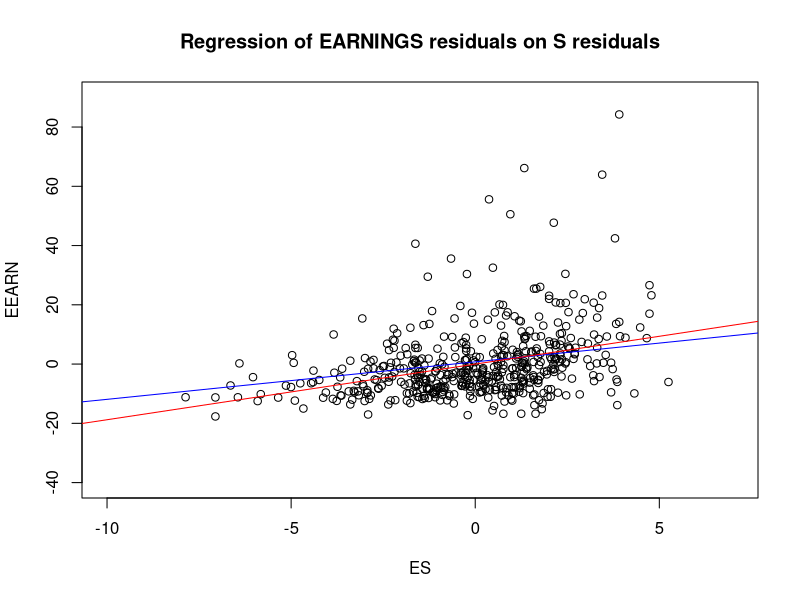
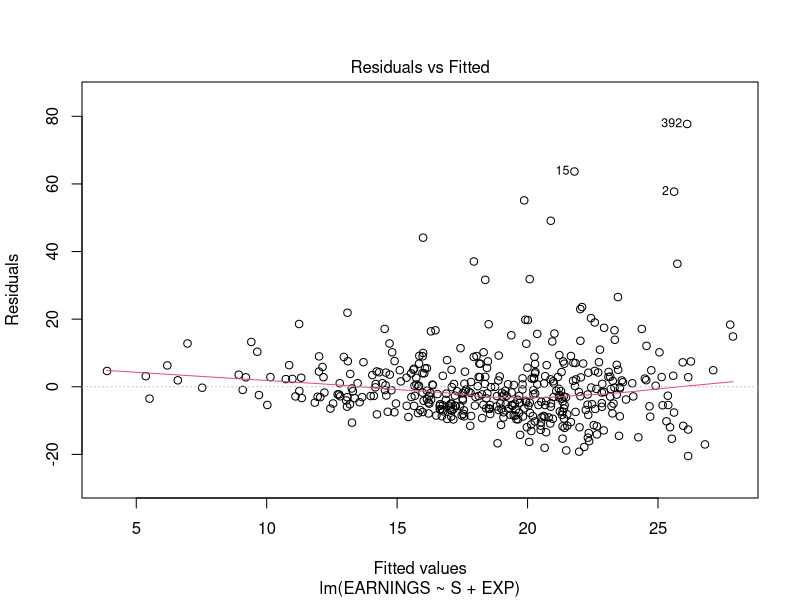
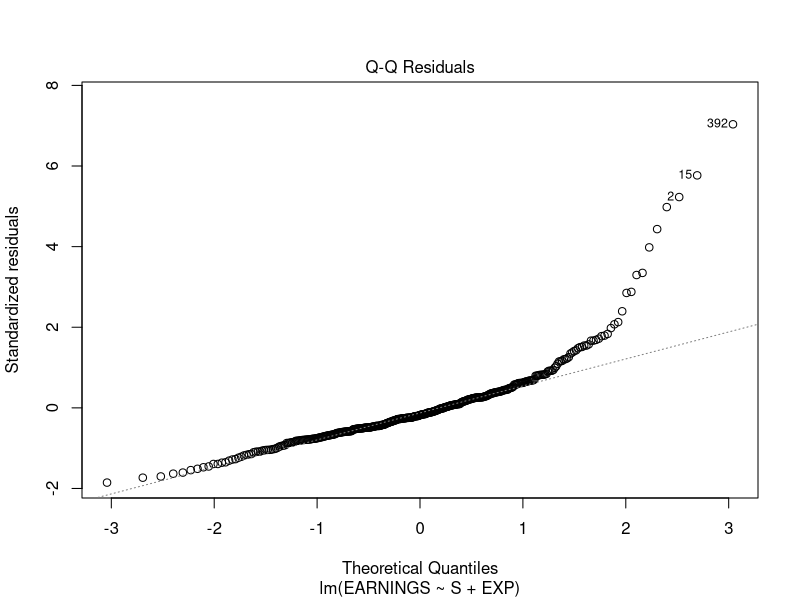
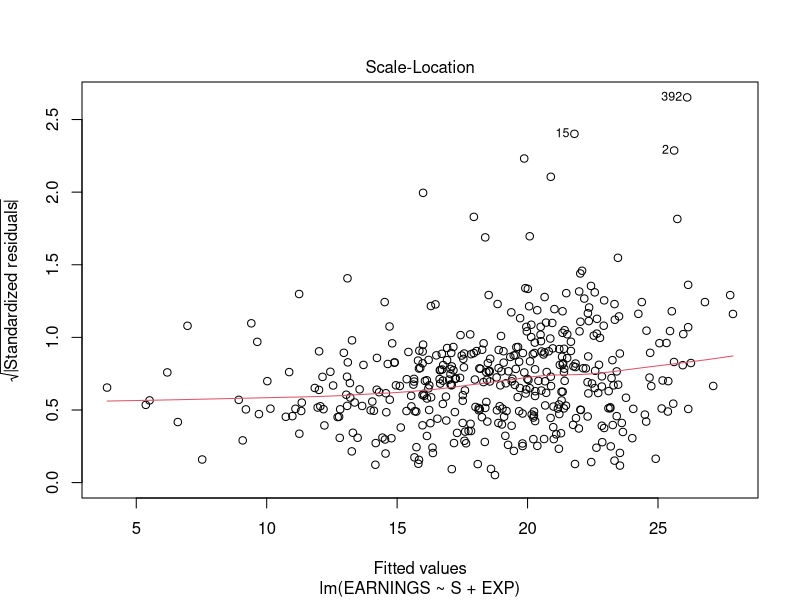
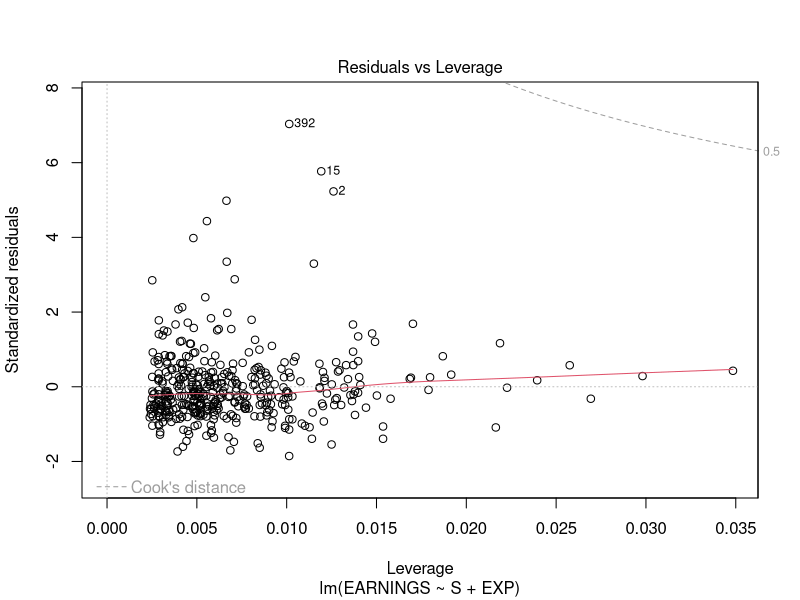
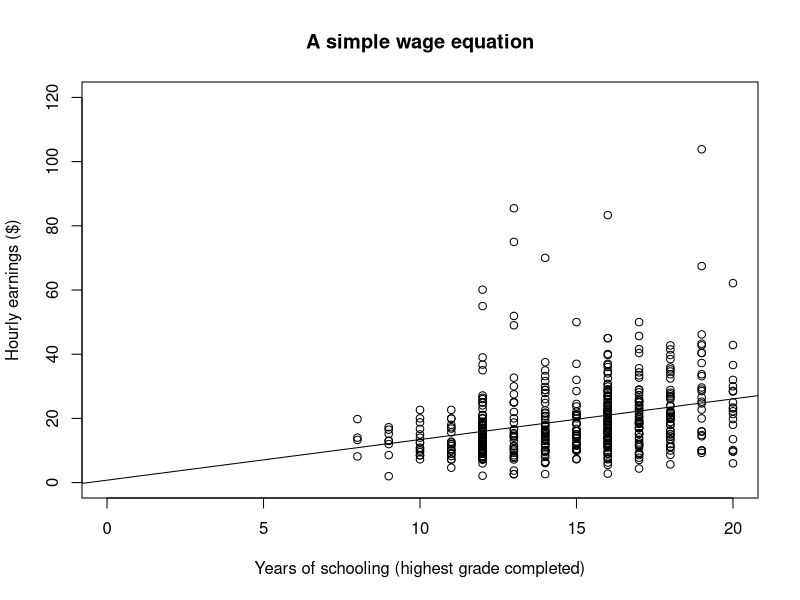

Reproduce these figures in R, in order.
## ---- chunk 1
knitr::opts_chunk$set(echo = TRUE)
## ---- chunk 2
# Load the required package
library(tidyverse)    

eawe21 <- read.csv('./Data/EAWE21.csv', header=T)

lm(EARNINGS ~ S + EXP, data = eawe21) %>%
  summary
## ---- chunk 3
eawe21 <- read.csv('./Data/EAWE21.csv', header=T)

SRM <- lm(EARNINGS ~ S, data = eawe21)
summary(SRM)

EEARN = eawe21$EARNINGS - fitted.values(lm(EARNINGS ~ EXP, data = eawe21))
ES = eawe21$S - fitted.values(lm(S ~ EXP, data = eawe21))

RegOnResid <- lm(EEARN ~ ES)
summary(RegOnResid)

plot(EEARN ~ ES, 
     main = "Regression of EARNINGS residuals on S residuals", 
     xlab = "ES",
     ylab = "EEARN",
     xlim = c(-10, 7),
     ylim = c(-40, 90))

abline(SRM, col='blue')              # Add the regression line
abline(RegOnResid, col="red")

## ---- chunk 4
# Regression of EARNINGS on S and EXP
# with wages set by collective bargaining

# Load the required package
library(tidyverse)                  

# Create the dataset
eawe21.1 <- read.csv('./Data/EAWE21.csv', header=T) %>%    # Input the data
  filter(COLLBARG == 1)                                    # Filter the data

# Run the model
lin.model.1 <- lm(EARNINGS ~ S + EXP, data = eawe21.1)     

# Regression result
summary(lin.model.1)
anova(lin.model.1)
## ---- chunk 5
# Regression of EARNINGS on S and EXP
# with wages set by other than collective bargaining

# Create the dataset
eawe21.0 <- read.csv('./Data/EAWE21.csv', header=T) %>%    # Input the data
  filter(COLLBARG == 0)                                    # Filter the data

# Run the model
lin.model.0 <- lm(EARNINGS ~ S + EXP, data = eawe21.0)  


# Regression result
summary(lin.model.0)
anova(lin.model.0)
## ---- chunk 6
lm(S ~ ASVABC + SM + SF, data = eawe21) %>%
  summary
## ---- chunk 7
# correlation between SM and SF
with(eawe21, cor(SM, SF))
## ---- chunk 8
eawe21 <- eawe21 %>%
  mutate(EXPSQ = EXP^2)
  
lm(EARNINGS ~ S + EXP + EXPSQ, data = eawe21) %>%
  summary
## ---- chunk 9
eawe21 <- eawe21 %>%
  mutate(SP = SM + SF)

lm(S ~ ASVABC + SP, data = eawe21) %>%
  summary
## ---- chunk 10
# plot(lin.model.0, which=1)
plot(lin.model.0, which = c(1,2,3,5))
## ---- chunk 11
# EARNINGS regress on schooling
eawe21 <- read.csv('./Data/EAWE21.csv', header=T)   # Import data
lin.model <- lm(EARNINGS ~ S, data = eawe21)        # Run the model
summary(lin.model)                                  # The result
## ---- chunk 12
# EARNINGS regress on schooling
# Plot the data
plot(EARNINGS ~ S, 
     data = eawe21,
     main = "A simple wage equation", 
     xlab = "Years of schooling (highest grade completed)",
     ylab = "Hourly earnings ($)",
     xlim = c(0, 20),
     ylim = c(0, 120))

abline(lin.model)              # Add the regression line

## ---- chunk 13
# Descriptive statistics for S
summary(eawe21$S)
## ---- chunk 14
# Create the demeaned variable SDEV
library(tidyverse)                  # Load the required package

eawe21 <- read.csv('./Data/EAWE21.csv', header=T)   # Import data
eawe21.dm <- eawe21 %>%
  mutate(SDEV = S - mean(S)) %>%    # Create the demeaned variable
  select(EARNINGS, S, SDEV)         # Select the required columns

# EARNINGS regress on the demeaned variable SDEV
# Using pipe (%>%) operator to simplify the code
lm(EARNINGS ~ SDEV, data = eawe21.dm) %>%        # Run the model
  summary                                        # Print the result      
## ---- chunk 15
# EARNINGS regress on schooling
# Analysis of variance table
anova(lin.model)
## ---- chunk 16
# EARNINGS regress on schooling
# Summary of regression results, including the coefficient of determination
summary(lin.model)
